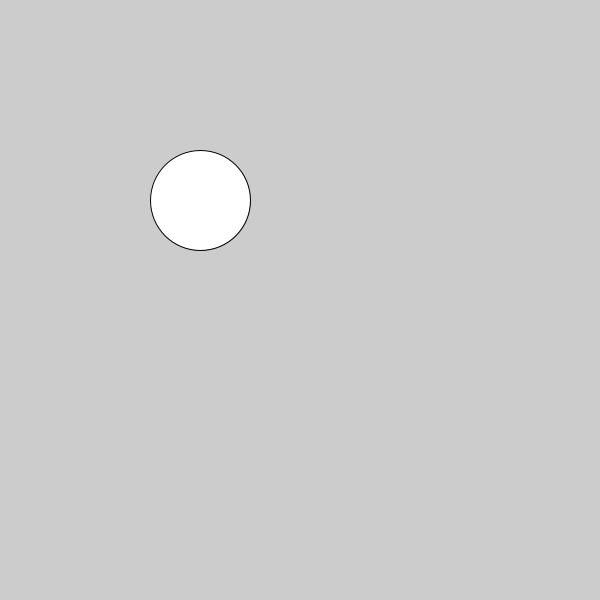
Frame 1 (no input)
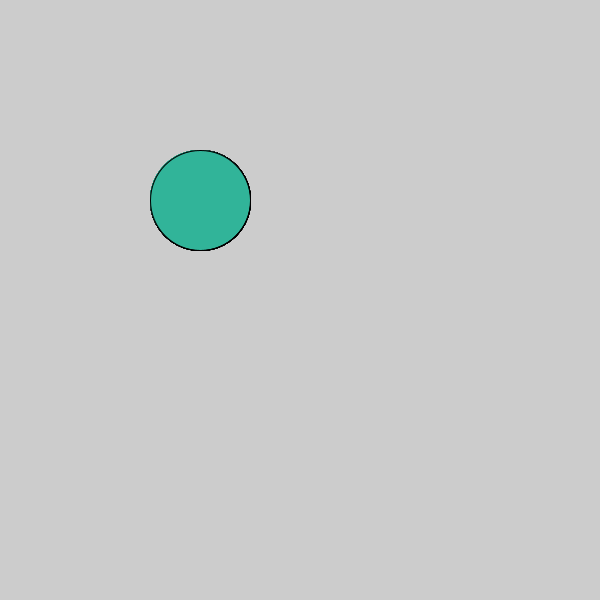
Frame 60 (the mouse pressed at the canvas centre just before this capture)
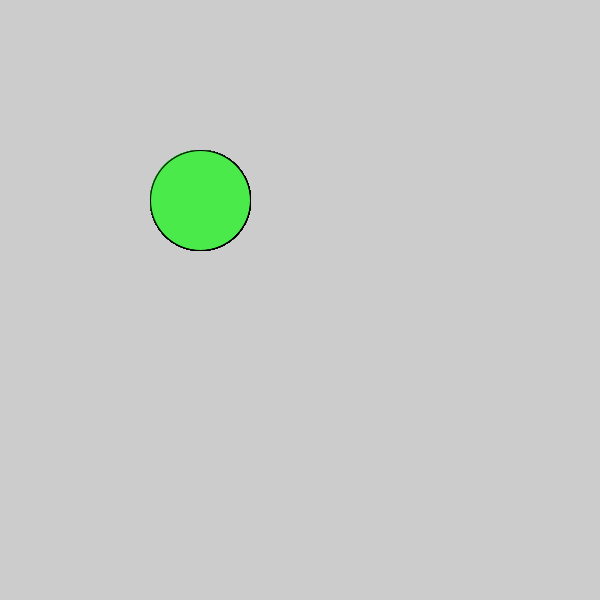
Frame 120 (the mouse held since frame 60 and released just before this capture)

The Processing sketch that drew these frames (run headless with seeded random() and noise(); from frame 60 on, the mouse is pressed at the canvas centre):

// Processing sketch: c_LogicalDot
// ── c_LogicalDot.pde

void setup() {
  
// 1. Set the size of the sketch. Make it 600 pixels square. 
  size (600,600);

}

void draw() {
  
// 2. Draw an ellipse
// Run the program to make sure it works before moving on.
ellipse(200,200,100,100);

// 3. Change the color of the ellipse when the mouse is pressed.
//    Use the following code, but put your colors where indicated
//    Remember to use the   fill()  command to set colors.

if (mousePressed) {
 
   //  put one color here 
  fill(#49EA4A);
} else {
  
   // put a different color here
  fill(#31B499);
}  
  
  
  
}
